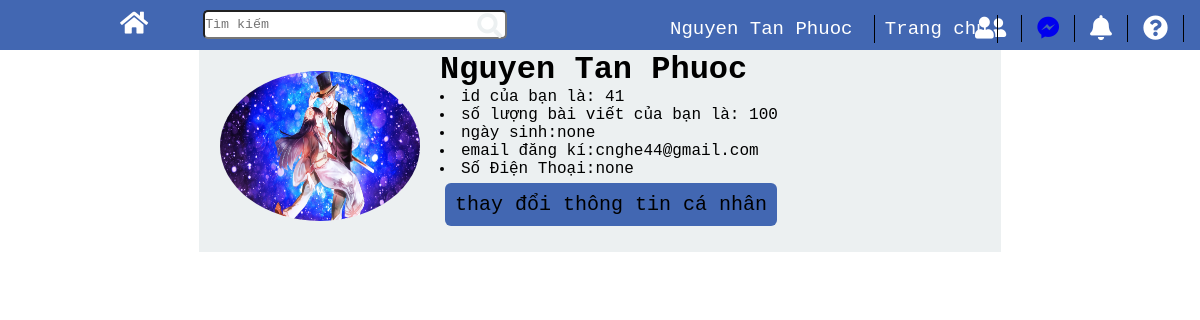
Page /profile.php?id=41 (signed in) on the committed database.
### tables this page shows
CREATE TABLE `users` (
  `id` int(11) NOT NULL,
  `email` varchar(255) NOT NULL,
  `password` varchar(255) NOT NULL,
  `fullname` varchar(255) NOT NULL,
  `used` int(11) NOT NULL
);

### function.php (called while the page is built, shortened)
<?php
    function findUserById($id)
    {
        global $db;
        $stmt = $db -> prepare("SELECT * FROM users WHERE id=? LIMIT 1");
        $stmt ->execute(array($id));
        $user = $stmt -> fetch(PDO::FETCH_ASSOC);
        return $user;
    }

### init.php (called while the page is built, shortened)
<?php
require_once 'function.php';
	if(isset($_SESSION['userId']))
	{
		$user = findUserById($_SESSION['userId']);
		if($user)
		{
			$currentUser = $user;
		}
	}
?>

### profile.php (the view, shortened to what this page needs)
<?php
require_once 'init.php';
require_once 'function.php';
$page = 'profile';
$user = findUserById($_GET['id']);
?>
<?php include 'header.php'; ?>
<head>
    <link rel="stylesheet" href="style/style-profile.css">
</head>
<div class="information" style="margin-top:50px;">
    <div class="img-personal">
        <div class="img">
            <img src="img/27.jpg" alt="Ảnh đại diện">
        </div>
    </div>
        <div class="profile" style="margin-top:0px;">
          <h1><?php echo $user['fullname']; ?></h1>
            <div class="noidung">
                    <li><a href=""></a> id của bạn là: <?php if(!isset($user['id'])){echo "none";}
                    else {echo $user['id'];} ?> </li>
                    <li><a href=""></a>số lượng bài viết của bạn là: <?php echo "100"; ?></li>
                    <li><a href=""></a>ngày sinh:<?php if(!isset($user['date'])){echo "none";}
                    else {echo $user['date'];} ?></li>
                    <li><a href=""></a>email đăng kí:<?php if(!isset($user['email'])){echo "none";}
                    else {echo $user['email'];} ?></li>
                    <li><a href=""></a>Số Điện Thoại:<?php if(!isset($user['phone'])){echo "none";}
                    else {echo $user['phone'];} ?></li>
            </div>
		  <a href="updateprofile.php"><button  class="button1"><span>thay đổi thông tin cá nhân</span></button></a>
        </div>
    </div>

### header.php (shortened to what this page needs)
<!DOCTYPE html>
<html lang="en">
<head>
    <link rel="stylesheet" href="https://use.fontawesome.com/releases/v5.6.1/css/all.css"
>
    <link rel="stylesheet" href="style/style.css">
</head>
<body>
    <header>
	<?php if($currentUser) : ?>
        <div class="search">
            <div class="full-search">
                <div class="icon-logo">
                    <a href="index.php"><i class="fas fa-home"></i></a>
                </div>
                <div class="text-search">
                    <input id = "txt_value" type="text" placeholder="Tìm kiếm">
                </div>
                        <a href="search.php">
                <a href="javascript:search();" class="button-search"><i class="fas fa-search"></i></a>
            </div>
        </div>
        <div class="function-header">
            <div class="all-menu">
                <div class="menu-funciton">
                    <ul class="menu-header">
                        <li class="nav-item <?php echo $page === 'thongtin' ? 'active' :'' ?>">
							<a class="nav-link" href="profile.php?id=<?php echo $currentUser['id'];?>"><?php echo $currentUser['fullname']; ?></a>
						</li>
                        <li><a href="index.php">Trang chủ</a></li>
                    </ul>
                </div>
                <div class="icon-funciton">
                    <div class="friend">
                        <a href="listfriend.php?id=<?php echo $currentUser['id']; ?>" style="color:white;"><i class="fas fa-user-friends" id="listfriend"></i></a>
                    </div>
                    <div class="message">
                        <a href="listchat.php"><i class="fab fa-facebook-messenger"></i></a>
                    </div>
                    <div class="bell">
                        <i class="fas fa-bell"></i>
                    </div>
                </div>
                <div class="help">
                    <i class="fas fa-question-circle"></i>
                </div>
                <div class="out" >
                </div>
            </div>
        </div>
	<?php endif; ?>
    </header>
</body>
</html>

### style/style.css (style rules this page uses)
* { margin:0; padding: 0; font-family: 'Courier New', Courier, monospace; }
.button1 { font-size:20px; background-color: #4267b2; padding:0.5em 0.5em; border:none; margin:5px; border-radius:6px; transition:0.5s; }
.button1 span { position:relative; display:inline-block; cursor:pointer; transition:0.5s; }
.button1 span:after { content:"\00bb"; position:absolute; right:-15px; transition:0.5s; opacity:0; }
header { width: 100%; height:50px; background-color: #4267b2; display: flex; align-items: stretch; position: fixed; }
.search,.function-header { width: 50%; }
header i { font-size:25px; }
.search i { color:white; margin-right: 25px; position: relative; }
.icon-logo { float: left; margin-right: 30px; }
.text-search,.button-search { float:left; }
.full-search { position: absolute; top:10px;; left:10%; }
.text-search input { width:300px; height: 25px; border-radius:5px; }
.button-search { border-radius:5px; font-size:20px; cursor: pointer; margin-left:-30px; margin-top:3px; }
.button-search i { color:#ecf0f1; }
.function-header ul { list-style: none; }
.function-header a { text-decoration: none; }
.menu-header li { display: inline; }
.friend,.message,.bell,.help,.out { float:left; margin-top:15px; cursor: pointer; color:white; }
.friend { margin-left:360px; padding:0 15px; border-right:1px solid black; }
.all-menu { position: relative; }
.menu-funciton { position: absolute; top:18px; left: 10%; }
.all-menu li { padding:3px 10px; border-right:1px solid black; font-size:19px; }
.all-menu li a { color:white; }
.message,.bell,.help { padding:0 15px; border-right:1px solid black; }
.nav-item { padding-top:50px; }
.out { padding:0 15px; position: relative; }

### style/style-profile.css (style rules this page uses)
.information { width: 800px; height:200px; border: 1px solid #ecf0f1; position: absolute; left: 50%; transform: translate(-50%); background-color: #ecf0f1; }
.img-personal,.menu-btn { float:left; }
.img-personal img { width: 200px; height: 150px; border-radius: 50%; margin:20px 20px 0px 20px; }

### rows in the picture
users: fullname "Nguyen Tan Phuoc", id "41", email "cnghe44@gmail.com"
